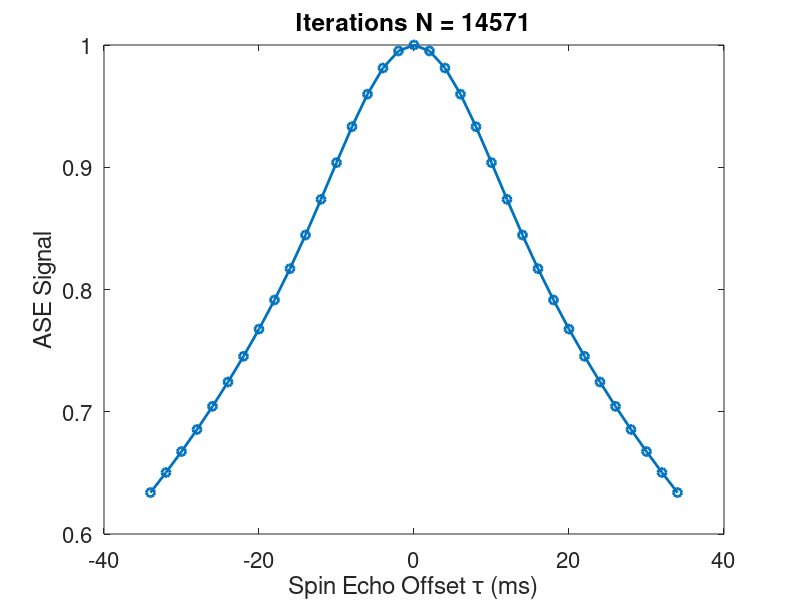

Recreate this plot in MATLAB.
% xPlotConvergence

% make a video of ASE curves for increasing Monte Carlo iterations (N)

clear; close all;

NN = [10, 14, 19, 26, 35, 49, 67, 92, 100, 126, 150, 173, 200, 237,...
      300, 326, 400, 447, 500, 614, 750, 843, 1000, 1156, 1587, 2179,...
      2500, 2991, 4105, 5000, 5635, 7734, 10000, 14571];
  
ni = length(NN);
F(ni) = struct('cdata',[],'colormap',[]);

% load the data
load('signalResults/VSsignal_Convergence2');

for ii = 1:ni
    
    figure(1);
    plot(1000*t,allsig(:,ii),'o-','LineWidth',2);
    ylabel('ASE Signal');
    xlabel('Spin Echo Offset \tau (ms)');
    title(['Iterations N = ',num2str(NN(ii))])
    set(gca,'FontSize',16);
    axis([-40, 40, 0.6, 1]);
    drawnow;
    F(ii) = getframe(gcf);
    
end
